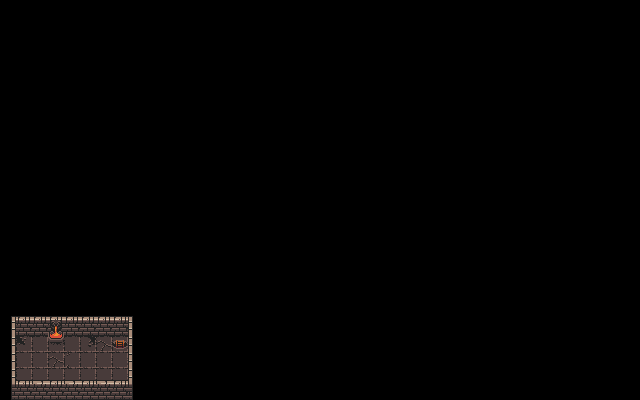

This game map was drawn from its Tiled (.tmx) file and the tilesets committed beside it. A one-line description and the trimmed map source follow:
An orthogonal 40x25 tile map with 16x16 px tiles, 4 tile layers (belowplayer, nextLevel, world, aboveplayer).

<map version="1.4" tiledversion="1.4.3" orientation="orthogonal" renderorder="right-down" width="40" height="25" tilewidth="16" tileheight="16" infinite="0" nextlayerid="15" nextobjectid="15">
 <editorsettings>
  <export target="level02map.json" format="json" />
 </editorsettings>
 <tileset firstgid="1" name="tileset" tilewidth="16" tileheight="16" tilecount="112" columns="7">
  <image source="../images/tileset.png" width="112" height="256" />
  <tile id="0">
   <properties>
    <property name="collides" type="bool" value="true" />
   </properties>
  </tile>
  <tile id="1">
   <properties>
    <property name="collides" type="bool" value="true" />
   </properties>
  </tile>
  <tile id="2">
   <properties>
    <property name="collides" type="bool" value="true" />
   </properties>
  </tile>
  <tile id="3">
   <properties>
    <property name="collides" type="bool" value="true" />
   </properties>
  </tile>
  <tile id="4">
   <properties>
    <property name="collides" type="bool" value="true" />
   </properties>
  </tile>
  <tile id="5">
   <properties>
    <property name="collides" type="bool" value="true" />
   </properties>
  </tile>
  <tile id="6">
   <properties>
    <property name="collides" type="bool" value="true" />
   </properties>
  </tile>
  <tile id="7">
   <properties>
    <property name="collides" type="bool" value="true" />
   </properties>
  </tile>
  <tile id="8">
   <properties>
    <property name="collides" type="bool" value="true" />
   </properties>
  </tile>
  <tile id="9">
   <properties>
    <property name="collides" type="bool" value="true" />
   </properties>
  </tile>
  <tile id="10">
   <properties>
    <property name="collides" type="bool" value="true" />
   </properties>
  </tile>
  <tile id="11">
   <properties>
    <property name="collides" type="bool" value="true" />
   </properties>
  </tile>
  <tile id="12">
   <properties>
    <property name="collides" type="bool" value="true" />
   </properties>
  </tile>
  <tile id="13">
   <properties>
    <property name="collides" type="bool" value="true" />
   </properties>
  </tile>
  <tile id="14">
   <properties>
    <property name="collides" type="bool" value="true" />
   </properties>
  </tile>
  <tile id="15">
   <properties>
    <property name="collides" type="bool" value="true" />
   </properties>
  </tile>
  <tile id="16">
   <properties>
    <property name="collides" type="bool" value="true" />
   </properties>
  </tile>
  <tile id="17">
   <properties>
    <property name="collides" type="bool" value="true" />
   </properties>
  </tile>
  <tile id="18">
   <properties>
    <property name="collides" type="bool" value="true" />
   </properties>
  </tile>
  <tile id="19">
   <properties>
    <property name="collides" type="bool" value="true" />
   </properties>
  </tile>
  <tile id="20">
   <properties>
    <property name="collides" type="bool" value="true" />
   </properties>
  </tile>
  <tile id="21">
   <properties>
    <property name="collides" type="bool" value="true" />
   </properties>
  </tile>
  <tile id="22">
   <properties>
    <property name="collides" type="bool" value="true" />
   </properties>
  </tile>
  <tile id="23">
   <properties>
    <property name="collides" type="bool" value="true" />
   </properties>
  </tile>
  <tile id="24">
   <properties>
    <property name="collides" type="bool" value="true" />
   </properties>
  </tile>
  <tile id="25">
   <properties>
    <property name="collides" type="bool" value="true" />
   </properties>
  </tile>
  <tile id="26">
   <properties>
    <property name="collides" type="bool" value="true" />
   </properties>
  </tile>
  <tile id="27">
   <properties>
    <property name="collides" type="bool" value="true" />
   </properties>
  </tile>
  <tile id="28">
   <properties>
    <property name="collides" type="bool" value="true" />
   </properties>
  </tile>
  <tile id="29">
   <properties>
    <property name="collides" type="bool" value="true" />
   </properties>
  </tile>
  <tile id="30">
   <properties>
    <property name="collides" type="bool" value="true" />
   </properties>
  </tile>
  <tile id="31">
   <properties>
    <property name="collides" type="bool" value="true" />
   </properties>
  </tile>
  <tile id="32">
   <properties>
    <property name="collides" type="bool" value="true" />
   </properties>
  </tile>
  <tile id="33">
   <properties>
    <property name="collides" type="bool" value="true" />
   </properties>
  </tile>
  <tile id="34">
   <properties>
    <property name="collides" type="bool" value="true" />
   </properties>
  </tile>
  <tile id="35">
   <properties>
    <property name="collides" type="bool" value="true" />
   </properties>
  </tile>
  <tile id="36">
   <properties>
    <property name="collides" type="bool" value="true" />
   </properties>
  </tile>
  <tile id="37">
   <properties>
    <property name="collides" type="bool" value="true" />
   </properties>
  </tile>
  <tile id="38">
   <properties>
    <property name="collides" type="bool" value="true" />
   </properties>
  </tile>
  <tile id="39">
   <properties>
    <property name="collides" type="bool" value="true" />
   </properties>
  </tile>
  <tile id="40">
   <properties>
    <property name="collides" type="bool" value="true" />
   </properties>
  </tile>
  <tile id="41">
   <properties>
    <property name="collides" type="bool" value="true" />
   </properties>
  </tile>
  <tile id="42">
   <properties>
    <property name="collides" type="bool" value="true" />
   </properties>
  </tile>
  <tile id="43">
   <properties>
    <property name="collides" type="bool" value="true" />
   </properties>
  </tile>
  <tile id="44">
   <properties>
    <property name="collides" type="bool" value="true" />
   </properties>
  </tile>
  <tile id="45">
   <properties>
    <property name="collides" type="bool" value="true" />
   </properties>
  </tile>
  <tile id="46">
   <properties>
    <property name="collides" type="bool" value="true" />
   </properties>
  </tile>
  <tile id="47">
   <properties>
    <property name="collides" type="bool" value="true" />
   </properties>
  </tile>
  <tile id="48">
   <properties>
    <property name="collides" type="bool" value="true" />
   </properties>
  </tile>
  <tile id="49">
   <properties>
    <property name="collides" type="bool" value="true" />
   </properties>
  </tile>
  <tile id="50">
   <properties>
    <property name="collides" type="bool" value="true" />
   </properties>
  </tile>
  <tile id="51">
   <properties>
    <property name="collides" type="bool" value="true" />
   </properties>
  </tile>
  <tile id="52">
   <properties>
    <property name="collides" type="bool" value="true" />
   </properties>
  </tile>
  <tile id="53">
   <properties>
    <property name="collides" type="bool" value="true" />
   </properties>
  </tile>
  <tile id="54">
   <properties>
    <property name="collides" type="bool" value="true" />
   </properties>
  </tile>
  <tile id="55">
   <properties>
    <property name="collides" type="bool" value="true" />
   </properties>
  </tile>
  <tile id="56">
   <properties>
    <property name="collides" type="bool" value="true" />
   </properties>
  </tile>
  <tile id="57">
   <properties>
    <property name="collides" type="bool" value="true" />
   </properties>
  </tile>
  <tile id="58">
   <properties>
    <property name="collides" type="bool" value="true" />
   </properties>
  </tile>
  <tile id="59">
   <properties>
    <property name="collides" type="bool" value="true" />
   </properties>
  </tile>
  <tile id="60">
   <properties>
    <property name="collides" type="bool" value="true" />
   </properties>
  </tile>
  <tile id="61">
   <properties>
    <property name="collides" type="bool" value="true" />
   </properties>
  </tile>
  <tile id="62">
   <properties>
    <property name="collides" type="bool" value="true" />
   </properties>
  </tile>
  <tile id="63">
   <properties>
    <property name="collides" type="bool" value="true" />
   </properties>
  </tile>
  <tile id="64">
   <properties>
    <property name="collides" type="bool" value="true" />
   </properties>
  </tile>
  <tile id="65">
   <properties>
    <property name="collides" type="bool" value="true" />
   </properties>
  </tile>
  <tile id="66">
   <properties>
    <property name="collides" type="bool" value="true" />
   </properties>
  </tile>
  <tile id="67">
   <properties>
    <property name="collides" type="bool" value="true" />
   </properties>
  </tile>
  <tile id="68">
   <properties>
    <property name="collides" type="bool" value="true" />
   </properties>
  </tile>
  <tile id="69">
   <properties>
    <property name="collides" type="bool" value="true" />
   </properties>
  </tile>
  <tile id="70">
   <properties>
    <property name="collides" type="bool" value="true" />
   </properties>
  </tile>
  <tile id="71">
   <properties>
    <property name="collides" type="bool" value="true" />
   </properties>
  </tile>
  <tile id="72">
   <properties>
    <property name="collides" type="bool" value="true" />
   </properties>
  </tile>
  <tile id="73">
   <properties>
    <property name="collides" type="bool" value="true" />
   </properties>
  </tile>
  <tile id="74">
   <properties>
    <property name="collides" type="bool" value="true" />
   </properties>
  </tile>
  <tile id="75">
   <properties>
    <property name="collides" type="bool" value="true" />
   </properties>
  </tile>
  <tile id="76">
   <properties>
    <property name="collides" type="bool" value="true" />
   </properties>
  </tile>
  <tile id="77">
   <properties>
    <property name="collides" type="bool" value="true" />
   </properties>
  </tile>
  <tile id="78">
   <properties>
    <property name="collides" type="bool" value="true" />
   </properties>
  </tile>
  <tile id="79">
   <properties>
    <property name="collides" type="bool" value="true" />
   </properties>
  </tile>
  <tile id="80">
   <properties>
    <property name="collides" type="bool" value="true" />
   </properties>
  </tile>
  <tile id="81">
   <properties>
    <property name="collides" type="bool" value="true" />
   </properties>
  </tile>
  <tile id="82">
   <properties>
    <property name="collides" type="bool" value="true" />
   </properties>
  </tile>
  <tile id="83">
   <properties>
    <property name="collides" type="bool" value="true" />
   </properties>
  </tile>
  <tile id="84">
   <properties>
    <property name="collides" type="bool" value="true" />
   </properties>
  </tile>
  <tile id="85">
   <properties>
    <property name="collides" type="bool" value="true" />
   </properties>
  </tile>
  <tile id="86">
   <properties>
    <property name="collides" type="bool" value="true" />
   </properties>
  </tile>
  <tile id="87">
   <properties>
    <property name="collides" type="bool" value="true" />
   </properties>
  </tile>
  <tile id="88">
   <properties>
    <property name="collides" type="bool" value="true" />
   </properties>
  </tile>
  <tile id="89">
   <properties>
    <property name="collides" type="bool" value="true" />
   </properties>
  </tile>
  <tile id="90">
   <properties>
    <property name="collides" type="bool" value="true" />
   </properties>
  </tile>
  <tile id="91">
   <properties>
    <property name="collides" type="bool" value="true" />
   </properties>
  </tile>
  <tile id="92">
   <properties>
    <property name="collides" type="bool" value="true" />
   </properties>
  </tile>
  <tile id="93">
   <properties>
    <property name="collides" type="bool" value="true" />
   </properties>
  </tile>
  <tile id="94">
   <properties>
    <property name="collides" type="bool" value="true" />
   </properties>
  </tile>
  <tile id="95">
   <properties>
    <property name="collides" type="bool" value="true" />
   </properties>
  </tile>
  <tile id="96">
   <properties>
    <property name="collides" type="bool" value="true" />
   </properties>
  </tile>
  <tile id="97">
   <properties>
    <property name="collides" type="bool" value="true" />
   </properties>
  </tile>
  <tile id="98">
   <properties>
    <property name="collides" type="bool" value="true" />
   </properties>
  </tile>
  <tile id="99">
   <properties>
    <property name="collides" type="bool" value="true" />
   </properties>
  </tile>
  <tile id="100">
   <properties>
    <property name="collides" type="bool" value="true" />
   </properties>
  </tile>
  <tile id="101">
   <properties>
    <property name="collides" type="bool" value="true" />
   </properties>
  </tile>
  <tile id="102">
   <properties>
    <property name="collides" type="bool" value="true" />
   </properties>
  </tile>
  <tile id="103">
   <properties>
    <property name="collides" type="bool" value="true" />
   </properties>
  </tile>
  <tile id="104">
   <properties>
    <property name="collides" type="bool" value="true" />
   </properties>
  </tile>
  <tile id="105">
   <properties>
    <property name="collides" type="bool" value="true" />
   </properties>
  </tile>
  <tile id="106">
   <properties>
    <property name="collides" type="bool" value="true" />
   </properties>
  </tile>
  <tile id="107">
   <properties>
    <property name="collides" type="bool" value="true" />
   </properties>
  </tile>
  <tile id="108">
   <properties>
    <property name="collides" type="bool" value="true" />
   </properties>
  </tile>
  <tile id="109">
   <properties>
    <property name="collides" type="bool" value="true" />
   </properties>
  </tile>
  <tile id="110">
   <properties>
    <property name="collides" type="bool" value="true" />
   </properties>
  </tile>
  <tile id="111">
   <properties>
    <property name="collides" type="bool" value="true" />
   </properties>
  </tile>
 </tileset>
 <layer id="8" name="belowplayer" width="40" height="25">
  <data>[1000 cells, 28 non-empty, 8 distinct tile ids]</data>
 </layer>
 <layer id="14" name="nextLevel" width="40" height="25">
  <data>[1000 cells, 1 non-empty, 1 distinct tile ids]</data>
 </layer>
 <layer id="9" name="world" width="40" height="25">
  <data>[1000 cells, 26 non-empty, 8 distinct tile ids]</data>
 </layer>
 <layer id="13" name="aboveplayer" width="40" height="25">
  <data>[1000 cells, 7 non-empty, 2 distinct tile ids]</data>
 </layer>
</map>
